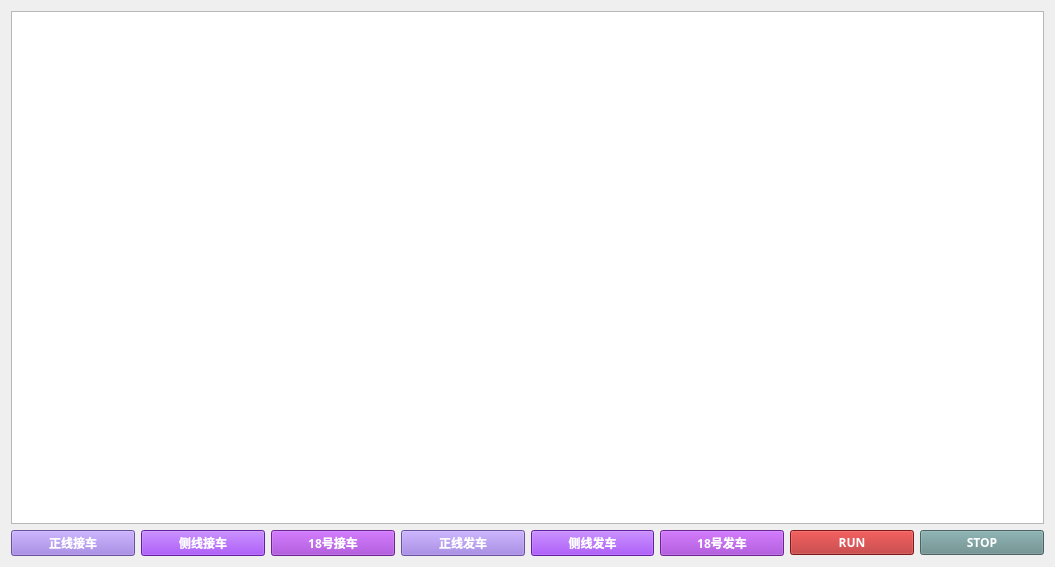
<?xml version="1.0" encoding="UTF-8"?>
<ui version="4.0">
 <class>Widget</class>
 <widget class="QWidget" name="Widget">
  <property name="geometry">
   <rect>
    <x>0</x>
    <y>0</y>
    <width>1055</width>
    <height>567</height>
   </rect>
  </property>
  <property name="windowTitle">
   <string>动态编码仿真</string>
  </property>
  <layout class="QVBoxLayout" name="verticalLayout">
   <item>
    <widget class="QGraphicsView" name="graphicsView"/>
   </item>
   <item>
    <layout class="QHBoxLayout" name="horizontalLayout">
     <item>
      <widget class="QPushButton" name="zx_recieve">
       <property name="font">
        <font>
         <family>等线</family>
         <weight>75</weight>
         <bold>true</bold>
        </font>
       </property>
       <property name="contextMenuPolicy">
        <enum>Qt::CustomContextMenu</enum>
       </property>
       <property name="styleSheet">
        <string notr="true">background:rgb(147,112,219);

color:white;</string>
       </property>
       <property name="text">
        <string>正线接车</string>
       </property>
      </widget>
     </item>
     <item>
      <widget class="QPushButton" name="cx_recieve">
       <property name="font">
        <font>
         <family>等线</family>
         <weight>75</weight>
         <bold>true</bold>
        </font>
       </property>
       <property name="styleSheet">
        <string notr="true">background:rgb(138,43,226);

color:white;</string>
       </property>
       <property name="text">
        <string>侧线接车</string>
       </property>
      </widget>
     </item>
     <item>
      <widget class="QPushButton" name="lg_recieve">
       <property name="font">
        <font>
         <family>等线</family>
         <weight>75</weight>
         <bold>true</bold>
        </font>
       </property>
       <property name="styleSheet">
        <string notr="true">background:rgb(153,50,204);

color:white;</string>
       </property>
       <property name="text">
        <string>18号接车</string>
       </property>
      </widget>
     </item>
     <item>
      <widget class="QPushButton" name="zx_send">
       <property name="font">
        <font>
         <family>等线</family>
         <weight>75</weight>
         <bold>true</bold>
        </font>
       </property>
       <property name="contextMenuPolicy">
        <enum>Qt::CustomContextMenu</enum>
       </property>
       <property name="styleSheet">
        <string notr="true">background:rgb(147,112,219);

color:white;</string>
       </property>
       <property name="text">
        <string>正线发车</string>
       </property>
      </widget>
     </item>
     <item>
      <widget class="QPushButton" name="cx_send">
       <property name="font">
        <font>
         <family>等线</family>
         <weight>75</weight>
         <bold>true</bold>
        </font>
       </property>
       <property name="styleSheet">
        <string notr="true">background:rgb(138,43,226);

color:white;</string>
       </property>
       <property name="text">
        <string>侧线发车</string>
       </property>
      </widget>
     </item>
     <item>
      <widget class="QPushButton" name="lg_send">
       <property name="font">
        <font>
         <family>等线</family>
         <weight>75</weight>
         <bold>true</bold>
        </font>
       </property>
       <property name="styleSheet">
        <string notr="true">background:rgb(153,50,204);

color:white;</string>
       </property>
       <property name="text">
        <string>18号发车</string>
       </property>
      </widget>
     </item>
     <item>
      <widget class="QPushButton" name="start_btn">
       <property name="font">
        <font>
         <family>Bahnschrift SemiBold</family>
         <weight>75</weight>
         <bold>true</bold>
        </font>
       </property>
       <property name="styleSheet">
        <string notr="true">background:rgb(178,34,34);

color:white;</string>
       </property>
       <property name="text">
        <string>RUN</string>
       </property>
      </widget>
     </item>
     <item>
      <widget class="QPushButton" name="stop_btn">
       <property name="font">
        <font>
         <family>Bahnschrift SemiBold</family>
         <weight>75</weight>
         <bold>true</bold>
        </font>
       </property>
       <property name="styleSheet">
        <string notr="true">background:rgb(102,139,139);

color:white;</string>
       </property>
       <property name="text">
        <string>STOP</string>
       </property>
      </widget>
     </item>
    </layout>
   </item>
  </layout>
 </widget>
 <layoutdefault spacing="6" margin="11"/>
 <resources/>
 <connections/>
</ui>
